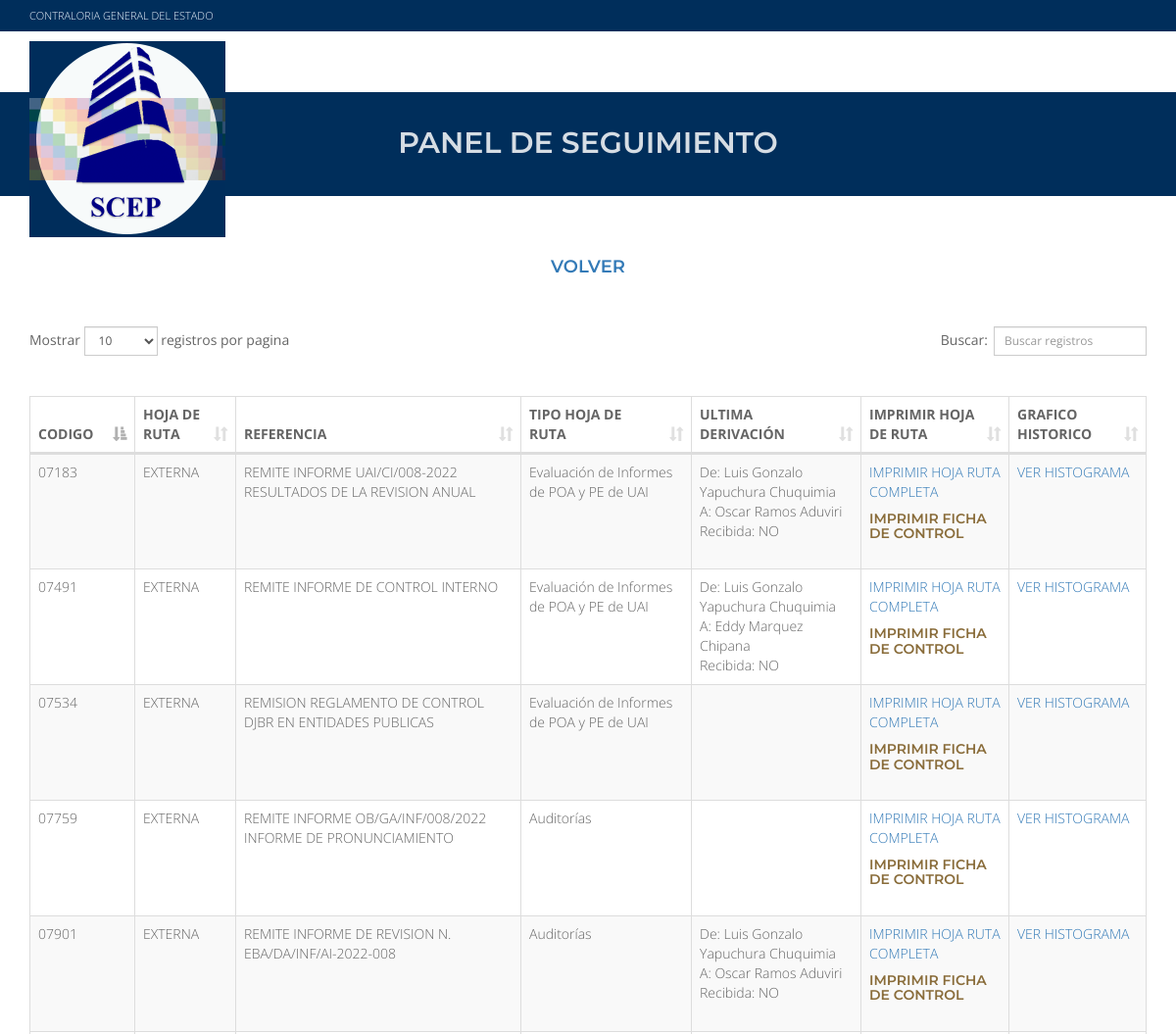
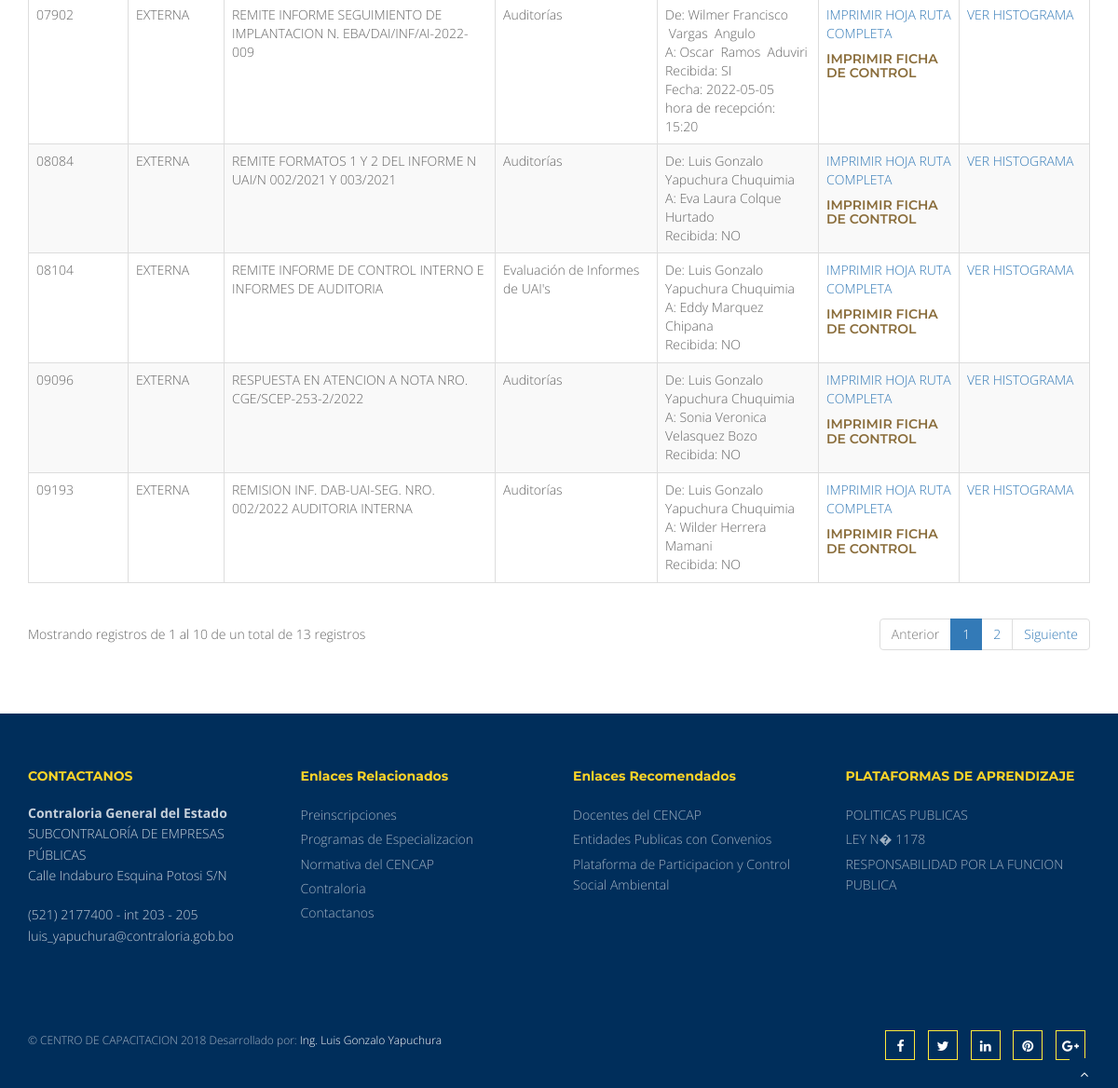
The page /public.php on the database its author committed (2 pictures, top to bottom).
### tables this page shows
CREATE TABLE `corres` (
  `idcorres` int(11) NOT NULL,
  `gestion` varchar(45) NOT NULL,
  `correlativo` int(11) NOT NULL,
  `origen` varchar(45) NOT NULL,
  `idusuario` int(11) NOT NULL,
  `referencia` text NOT NULL,
  `procedencia` text NOT NULL,
  `no_control` varchar(45) NOT NULL,
  `fecha_corres` date NOT NULL,
  `anexo` varchar(45) NOT NULL,
  `idestado` int(11) NOT NULL,
  `codigo` varchar(45) NOT NULL,
  `idtipo_hojaruta` int(11) NOT NULL,
  `iddocumento_adj` int(11) DEFAULT NULL,
  `fecha_recib` date DEFAULT NULL,
  `hora_recib` varchar(35) DEFAULT NULL,
  `idubicacion_archivo` int(11) DEFAULT NULL,
  `fecha_archivo` date DEFAULT NULL,
  `usr_archivo` int(11) DEFAULT NULL
);

CREATE TABLE `tipo_hojaruta` (
  `idtipo_hojaruta` int(11) NOT NULL,
  `tipo_hojaruta` text NOT NULL
);

CREATE TABLE `deriva_corres` (
  `idderiva_corres` int(11) NOT NULL,
  `idcorres` int(11) NOT NULL,
  `idusuarioo` int(11) NOT NULL,
  `idusuariod` int(11) NOT NULL,
  `idinstruccion` int(11) DEFAULT NULL,
  `comentario` text,
  `fecha_deriva` date DEFAULT NULL,
  `fecha_recibe` date DEFAULT NULL,
  `derivada` varchar(45) DEFAULT NULL,
  `recibida` varchar(45) DEFAULT NULL,
  `hora_recibe` varchar(35) DEFAULT NULL
);

### public.php (the view, shortened to what this page needs)
<?php
$gestion       =  date("Y");
?>
<!DOCTYPE html>
<html lang="es">
<head>
<link href="css/bootstrap.min.css" rel="stylesheet" />
<link href="css/fancybox/jquery.fancybox.css" rel="stylesheet">
<link href="css/flexslider.css" rel="stylesheet" />
<link href="css/style.css" rel="stylesheet" />
<link rel="stylesheet" href="css/dataTables.bootstrap.min.css">
</head>
<body>
<div id="wrapper">
<div class="topbar">
  <div class="container">
    <div class="row">
      <div class="col-md-12">
         <p class="pull-left hidden-xs">CONTRALORIA GENERAL DEL ESTADO</p>
      </div>
    </div>
  </div>
</div>
	<header>
        <div class="navbar navbar-default navbar-static-top">
            <div class="container">
                <div class="navbar-header">
                  <a class="navbar-brand" href="intranet.php"><img src="img/logo.png" alt="logo"/></a>
                </div>
            </div>
        </div>
	</header>
<section id="inner-headline">
	<div class="container">
		<div class="row">
			<div class="col-lg-12">
				<h2 class="pageTitle">PANEL DE SEGUIMIENTO</h2>
			</div>
		</div>
	</div>
</section>
<div class="container contenido">
<div class="row" align="center">
<a href="index.php"><h4 class="text-primary">VOLVER</h4></a>
</div>
<div class="row">
			<div class="col-md-12">
				<table id="example" class="table table-striped table-bordered table-hover" cellspacing="1" width="100%">
			        <thead>
			        <tr>
      <th>CODIGO</th>
      <th>HOJA DE RUTA</th>
      <th>REFERENCIA</th>
	  <th>TIPO HOJA DE RUTA</th>
      <th>ULTIMA DERIVACIÓN</th>
      <th>IMPRIMIR HOJA DE RUTA</th>
      <th>GRAFICO HISTORICO</th>
			        </tr>
			        </thead>
			        <tbody>
<?php
$sql =" SELECT corres.idcorres, corres.gestion, corres.correlativo, corres.idusuario, corres.referencia, corres.procedencia, ";
$sql.=" corres.no_control, corres.fecha_corres, corres.anexo, corres.idestado, corres.codigo, corres.origen, tipo_hojaruta.tipo_hojaruta ";
$sql.=" FROM corres, tipo_hojaruta WHERE corres.idtipo_hojaruta=tipo_hojaruta.idtipo_hojaruta AND corres.gestion='$gestion' ORDER BY corres.idcorres ";
$result = mysqli_query($link,$sql);
if ($row = mysqli_fetch_array($result)){
mysqli_field_seek($result,0);
while ($field = mysqli_fetch_field($result)){
} do {
?>
      <tr>
      <td><?php echo $row[10]?></td>
      <td><?php echo $row[11]?></td>
      <td><?php echo $row[4]?></td>
	  <td><?php echo $row[12]?></td>
      <td>
	  <?php
$sql3 = " SELECT idderiva_corres, idcorres, idusuarioo, idusuariod, fecha_recibe, comentario, derivada, recibida,";
$sql3.= " hora_recibe FROM deriva_corres WHERE derivada='SI' AND recibida='NO' AND idcorres='$row[0]'";
$result3 = mysqli_query($link,$sql3);
if ($row3 = mysqli_fetch_array($result3)){
mysqli_field_seek($result3,0);
while ($field3 = mysqli_fetch_field($result3)){
} do {
?>
<?php
$origen = $row3[2];
$destino = $row3[3];
$sql4 = " SELECT nombres.nombres, nombres.paterno, nombres.materno, cargo.cargo ";
$sql4.= "  FROM usuarios, nombres, cargo WHERE usuarios.idnombre=nombres.idnombre ";
$sql4.= " AND usuarios.idcargo=cargo.idcargo ";
$sql4.= " AND usuarios.idusuario='$origen' ";
$result4 = mysqli_query($link,$sql4);
$row4 = mysqli_fetch_array($result4);
$sql5 = " SELECT nombres.nombres, nombres.paterno, nombres.materno, cargo.cargo ";
$sql5.= "  FROM usuarios, nombres, cargo WHERE usuarios.idnombre=nombres.idnombre ";
$sql5.= " AND usuarios.idcargo=cargo.idcargo ";
$sql5.= " AND usuarios.idusuario='$destino' ";
$result5 = mysqli_query($link,$sql5);
$row5 = mysqli_fetch_array($result5);
?>
De: <?php echo $row4[0]; ?> <?php echo $row4[1]; ?> <?php echo $row4[2]; ?> </br>
A: <?php echo $row5[0]; ?> <?php echo $row5[1]; ?> <?php echo $row5[2]; ?></br>
Recibida: <?php echo $row3[7]; ?> </br>
<?php } while ($row3 = mysqli_fetch_array($result3));
} else {
}
?>
<?php
$sql3 = " SELECT idderiva_corres, idcorres, idusuarioo, idusuariod, fecha_recibe, comentario, derivada, recibida,";
$sql3.= " hora_recibe FROM deriva_corres WHERE derivada='NO' AND recibida='SI' AND idcorres='$row[0]'";
$result3 = mysqli_query($link,$sql3);
if ($row3 = mysqli_fetch_array($result3)){
mysqli_field_seek($result3,0);
while ($field3 = mysqli_fetch_field($result3)){
} do {
?>
<?php
$origen = $row3[2];
$destino = $row3[3];
$sql4 = " SELECT nombres.nombres, nombres.paterno, nombres.materno, cargo.cargo ";
$sql4.= "  FROM usuarios, nombres, cargo WHERE usuarios.idnombre=nombres.idnombre ";
$sql4.= " AND usuarios.idcargo=cargo.idcargo ";
$sql4.= " AND usuarios.idusuario='$origen' ";
$result4 = mysqli_query($link,$sql4);
$row4 = mysqli_fetch_array($result4);
$sql5 = " SELECT nombres.nombres, nombres.paterno, nombres.materno, cargo.cargo ";
$sql5.= "  FROM usuarios, nombres, cargo WHERE usuarios.idnombre=nombres.idnombre ";
$sql5.= " AND usuarios.idcargo=cargo.idcargo ";
$sql5.= " AND usuarios.idusuario='$destino' ";
$result5 = mysqli_query($link,$sql5);
$row5 = mysqli_fetch_array($result5);
?>
De: <?php echo $row4[0]; ?> &nbsp;<?php echo $row4[1]; ?> &nbsp;<?php echo $row4[2]; ?></br>
A: <?php echo $row5[0]; ?> &nbsp;<?php echo $row5[1]; ?> &nbsp;<?php echo $row5[2]; ?></br>
Recibida: <?php echo $row3[7]; ?> </br>
Fecha: <?php echo $row3[4]; ?></br>
hora de recepción: <?php echo $row3[8]; ?>
<?php } while ($row3 = mysqli_fetch_array($result3));
} else {
}
?>
	</td>
      <td>
      <a href="public_hoja_ruta_ver.php?idcorres=<?php echo $row[0];?>" target="_blank" class="Estilo12" onClick="window.open(this.href, this.target, 'width=750,height=850,scrollbars=YES,top=50,left=200'); return false;">IMPRIMIR HOJA RUTA COMPLETA</a>
	  <a href="public_ficha_control.php?idcorres=<?php echo $row[0];?>" target="_blank" class="Estilo12" onClick="window.open(this.href, this.target, 'width=750,height=850,scrollbars=YES,top=50,left=200'); return false;"><h5 class="text-warning">IMPRIMIR FICHA DE CONTROL</h5></a>
	  </td>
      <td>
      <a href="examples/columnrange/public_historico.php?idcorres=<?php echo $row[0];?>" target="_blank" class="Estilo5" onClick="window.open(this.href, this.target, 'width=1000,height=600,scrollbars=YES'); return false;">VER HISTOGRAMA</a>
      </td>
      </tr>
 <?php }
  while ($row = mysqli_fetch_array($result));
} else {
}
?>
			        </tbody>
			    </table>
			</div>
		</div>
	</div>
	<footer>
	<div class="container">
		<div class="row">
			<div class="col-md-3 col-sm-3">
				<div class="widget">
					<h5 class="widgetheading">CONTACTANOS</h5>
					<address>
					<strong>Contraloria General del Estado</strong><br>
					SUBCONTRALORÍA DE EMPRESAS PÚBLICAS<br>
					Calle Indaburo Esquina Potosi S/N</address>
					<p>
						<i class="icon-phone"></i> (521) 2177400 - int 203 - 205 <br>
						<i class="icon-envelope-alt"></i> luis_yapuchura@contraloria.gob.bo
					</p>
				</div>
			</div>
			<div class="col-md-3 col-sm-3">
				<div class="widget">
					<h5 class="widgetheading">Enlaces Relacionados</h5>
					<ul class="link-list">
						<li><a href="https://cencapweb.contraloria.gob.bo/">Preinscripciones</a></li>
						<li><a href="#">Programas de Especializacion</a></li>
						<li><a href="#">Normativa del CENCAP</a></li>
						<li><a href="#">Contraloria</a></li>
						<li><a href="#">Contactanos</a></li>
					</ul>
				</div>
			</div>
			<div class="col-md-3 col-sm-3">
				<div class="widget">
					<h5 class="widgetheading">Enlaces Recomendados</h5>
					<ul class="link-list">
						<li><a href="#">Docentes del CENCAP</a></li>
						<li><a href="#">Entidades Publicas con Convenios</a></li>
						<li><a href="#">Plataforma de Participacion y Control Social Ambiental</a></li>
					</ul>
				</div>
			</div>
			<div class="col-md-3 col-sm-3">
					<div class="widget">
					<h5 class="widgetheading">PLATAFORMAS DE APRENDIZAJE</h5>
					<ul class="link-list">
						<li><a href="#">POLITICAS PUBLICAS</a></li>
						<li><a href="#">LEY N� 1178</a></li>
						<li><a href="#">RESPONSABILIDAD POR LA FUNCION PUBLICA</a></li>
					</ul>
				</div>
			</div>
		</div>
	</div>
	<div id="sub-footer">
		<div class="container">
			<div class="row">
				<div class="col-lg-6">
					<div class="copyright">
						<p>
							<span>&copy; CENTRO DE CAPACITACION 2018  Desarrollado por: </span><a href="gonzy.cgecencap.org" target="_blank">Ing. Luis Gonzalo Yapuchura</a>
						</p>
					</div>
				</div>
				<div class="col-lg-6">
					<ul class="social-network">
						<li><a href="#" data-placement="top" title="Facebook"><i class="fa fa-facebook"></i></a></li>
						<li><a href="#" data-placement="top" title="Twitter"><i class="fa fa-twitter"></i></a></li>
						<li><a href="#" data-placement="top" title="Linkedin"><i class="fa fa-linkedin"></i></a></li>
						<li><a href="#" data-placement="top" title="Pinterest"><i class="fa fa-pinterest"></i></a></li>
						<li><a href="#" data-placement="top" title="Google plus"><i class="fa fa-google-plus"></i></a></li>
					</ul>
				</div>
			</div>
		</div>
	</div>
	</footer>
</div>
<a href="#" class="scrollup"><i class="fa fa-angle-up active"></i></a>
</body>
</html>

### css/style.css (style rules this page uses)
body { font-family:'Open Sans', Arial, sans-serif; font-weight:300; line-height:1.6em; color:#656565; font-size: 1.4em; }
h1,h2 { font-weight: 600; line-height:1.1em; color: #002e5b; font-family: 'Montserrat', sans-serif; margin-bottom: 20px; text-transform: uppercase; }
h3, h4, h5, h6 { line-height:1.1em; color: #002e5b; margin-bottom: 20px; font-family: 'Montserrat', sans-serif; font-weight: 600; }
#wrapper { width:100%; margin:0; padding:0; }
.widget { color: rgba(255, 255, 255, 0.77); }
.row,.row-fluid { margin-bottom:30px; }
.topbar { background-color: #002e5b; padding: 5px 0; font-size: 11px !important; }
.topbar .container .row { margin: 0; padding:0; }
.topbar .container .row .col-md-12 { padding:0; }
.topbar p { margin:0; display:inline-block; font-size: 11px; color: #f1f6ff; }
.topbar p:last-child { text-align:right; }
header .navbar { margin-bottom: 0; }
.navbar-default { border: none; }
.navbar-brand { color: #222; text-transform: uppercase; font-size: 24px; font-weight: 700; line-height: 1em; letter-spacing: -1px; margin-top: 10px; padding: 0 0 0 15px; }
.navbar-default .navbar-brand { color: #1891EC; }
header .navbar { min-height: 70px;padding: 18px 0;background: #ffffff; }
header .navbar { min-height: 62px; padding: 0; }
.pageTitle { color: #fff; margin: 30px 0 3px; display: inline-block; }
#inner-headline { background: #002e5b;position: relative;margin: 0;padding: 0; }
#inner-headline h2.pageTitle { color: rgba(255, 255, 255, 0.84); padding: 5px 0; display:block; text-transform: capitalize; text-align: center; }
ul.link-list { margin:0; padding:0; list-style:none; }
ul.link-list li { margin:0; padding:2px 0 2px 0; list-style:none; }
footer { background: #002e5b; }
footer ul.link-list li a { color: rgba(255, 255, 255, 0.63); }
.widgetheading { width:100%; padding:0; font-weight: bold; }
footer .widgetheading { position: relative; }
footer { padding:50px 0 0 0; color:#f8f8f8; }
footer a { color:#fff; }
footer h1, footer h2, footer h3, footer h4, footer h5, footer h6 { color: #fdd428; }
footer address { line-height:1.6em; color: rgba(255, 255, 255, 0.78); }
ul.social-network { list-style:none; margin:0; }
ul.social-network li { display:inline; margin: 0 5px; border: 1px solid #FFEB3B; padding: 5px 0 0; width: 32px; display: inline-block; text-align: center; height: 32px; vertical-align: baseline; }
#sub-footer { text-shadow:none; color:#f5f5f5; padding:0; padding-top:30px; margin:20px 0 0 0; background: #002e5b; }
#sub-footer p { margin:0; padding:0; }
#sub-footer span { color: rgba(255, 255, 255, 0.63); }
.copyright { text-align:left; font-size:12px; }
#sub-footer ul.social-network { float:right; }
.scrollup { position:fixed; width:32px; height:32px; bottom:0px; right:20px; background: #002e5b; }
a.scrollup { outline:0; text-align: center; }
a.scrollup i { margin-top: 10px; color: #fff; }

### rows shown on the page
corres: codigo "08084", origen "EXTERNA", referencia "REMITE FORMATOS 1 Y 2 DEL INFORME N UAI/N 002/2021 Y 003/2021", idtipo_hojaruta.tipo_hojaruta "Auditorías", row4 "Luis Gonzalo", row4 "Yapuchura", row4 "Chuquimia", row5 "Eva Laura", row5 "Colque", row5 "Hurtado", deriva_corres.recibida "NO", $row[0] 1 (drawn)
corres: codigo "07902", origen "EXTERNA", referencia "REMITE INFORME SEGUIMIENTO DE IMPLANTACION N. EBA/DAI/INF/AI-2022-009", idtipo_hojaruta.tipo_hojaruta "Auditorías", row4 "Wilmer Francisco", row4 "Vargas", row4 "Angulo", row5 "Oscar", row5 "Ramos", row5 "Aduviri", deriva_corres.recibida "SI", deriva_corres.fecha_recibe "2022-05-05", deriva_corres.hora_recibe "15:20"
corres: codigo "08104", origen "EXTERNA", referencia "REMITE INFORME DE CONTROL INTERNO E INFORMES DE AUDITORIA", idtipo_hojaruta.tipo_hojaruta "Evaluación de Informes de UAI's", row4 "Luis Gonzalo", row4 "Yapuchura", row4 "Chuquimia", row5 "Eddy", row5 "Marquez", row5 "Chipana", deriva_corres.recibida "NO"
corres: codigo "07901", origen "EXTERNA", referencia "REMITE INFORME DE REVISION N. EBA/DA/INF/AI-2022-008", idtipo_hojaruta.tipo_hojaruta "Auditorías", row4 "Luis Gonzalo", row4 "Yapuchura", row4 "Chuquimia", row5 "Oscar", row5 "Ramos", row5 "Aduviri", deriva_corres.recibida "NO"
corres: codigo "09193", origen "EXTERNA", referencia "REMISION INF. DAB-UAI-SEG. NRO. 002/2022 AUDITORIA INTERNA", idtipo_hojaruta.tipo_hojaruta "Auditorías", row4 "Luis Gonzalo", row4 "Yapuchura", row4 "Chuquimia", row5 "Wilder", row5 "Herrera", row5 "Mamani", deriva_corres.recibida "NO"
corres: codigo "07759", origen "EXTERNA", referencia "REMITE INFORME OB/GA/INF/008/2022 INFORME DE PRONUNCIAMIENTO", idtipo_hojaruta.tipo_hojaruta "Auditorías", $row[0] 7 (drawn)
corres: codigo "09096", origen "EXTERNA", referencia "RESPUESTA EN ATENCION A NOTA NRO. CGE/SCEP-253-2/2022", idtipo_hojaruta.tipo_hojaruta "Auditorías", row4 "Luis Gonzalo", row4 "Yapuchura", row4 "Chuquimia", row5 "Sonia Veronica", row5 "Velasquez", row5 "Bozo", deriva_corres.recibida "NO", $row[0] 8 (drawn)
corres: codigo "07534", origen "EXTERNA", referencia "REMISION REGLAMENTO DE CONTROL DJBR EN ENTIDADES PUBLICAS", idtipo_hojaruta.tipo_hojaruta "Evaluación de Informes de POA y PE de UAI", $row[0] 10 (drawn)
corres: codigo "07183", origen "EXTERNA", referencia "REMITE INFORME UAI/CI/008-2022 RESULTADOS DE LA REVISION ANUAL", idtipo_hojaruta.tipo_hojaruta "Evaluación de Informes de POA y PE de UAI", row4 "Luis Gonzalo", row4 "Yapuchura", row4 "Chuquimia", row5 "Oscar", row5 "Ramos", row5 "Aduviri", deriva_corres.recibida "NO"
corres: codigo "07491", origen "EXTERNA", referencia "REMITE INFORME DE CONTROL INTERNO", idtipo_hojaruta.tipo_hojaruta "Evaluación de Informes de POA y PE de UAI", row4 "Luis Gonzalo", row4 "Yapuchura", row4 "Chuquimia", row5 "Eddy", row5 "Marquez", row5 "Chipana", deriva_corres.recibida "NO"
